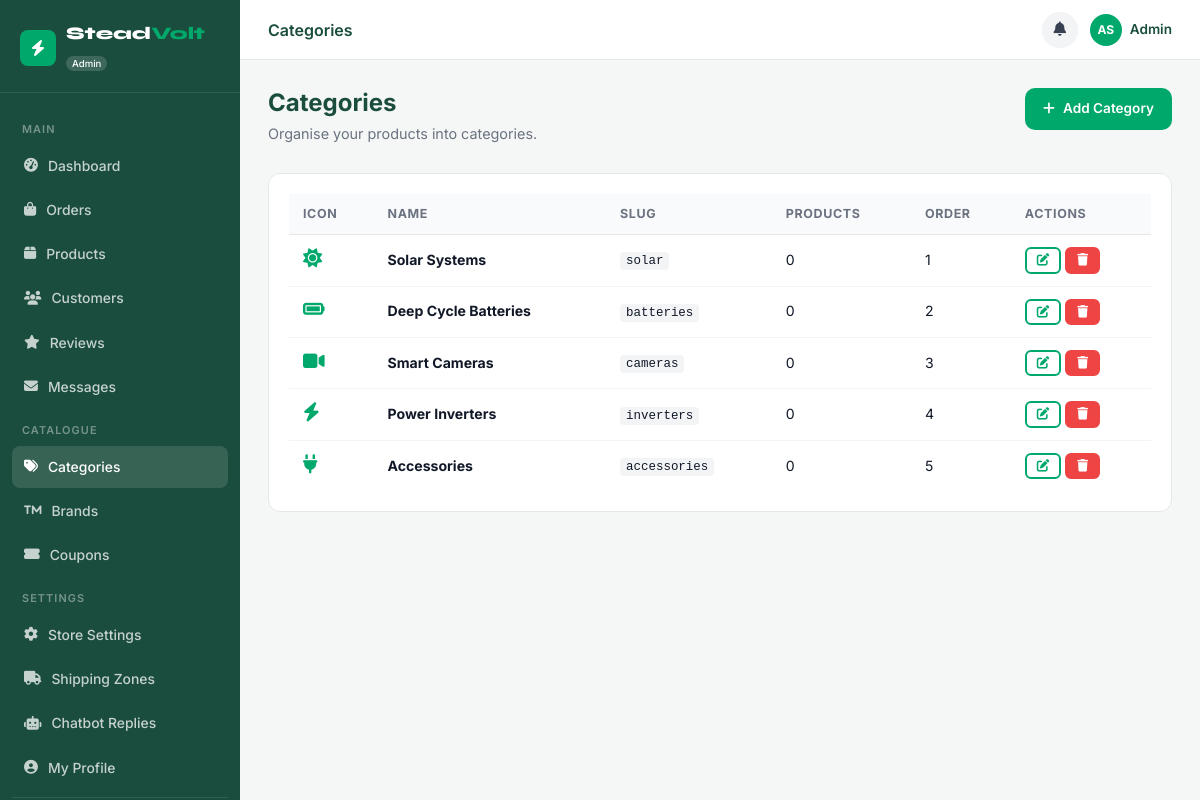
Screenshot of /admin/categories.php (signed in) with the database file from the repository.
### tables this page shows
CREATE TABLE categories (
  id          INT UNSIGNED AUTO_INCREMENT PRIMARY KEY,
  name        VARCHAR(100) NOT NULL,
  slug        VARCHAR(120) NOT NULL UNIQUE,
  description TEXT,
  icon        VARCHAR(50) DEFAULT 'fa-box',
  sort_order  INT DEFAULT 0
);

### includes/db.php (called while the page is built, shortened)
<?php
class DB {
    private static ?PDO $pdo = null;
    public static function conn(): PDO {
        if (self::$pdo === null) {
            $dsn = sprintf('mysql:host=%s;dbname=%s;charset=%s', DB_HOST, DB_NAME, DB_CHARSET);
            $options = [
                PDO::ATTR_ERRMODE            => PDO::ERRMODE_EXCEPTION,
                PDO::ATTR_DEFAULT_FETCH_MODE => PDO::FETCH_ASSOC,
                PDO::ATTR_EMULATE_PREPARES   => false,
                PDO::MYSQL_ATTR_INIT_COMMAND => "SET NAMES utf8mb4 COLLATE utf8mb4_unicode_ci",
            ];
            try {
                self::$pdo = new PDO($dsn, DB_USER, DB_PASS, $options);
            } catch (PDOException $e) {
                if (APP_DEBUG) {
                    die('DB Connection failed: ' . $e->getMessage());
                }
                die('Service temporarily unavailable. Please try again later.');
            }
        }
        return self::$pdo;
    }
    public static function query(string $sql, array $params = []): PDOStatement {
        $stmt = self::conn()->prepare($sql);
        $stmt->execute($params);
        return $stmt;
    }
    public static function all(string $sql, array $params = []): array {
        return self::query($sql, $params)->fetchAll();
    }
}

### includes/functions.php (called while the page is built, shortened)
<?php
require_once __DIR__ . '/db.php';
function clean(string $str): string {
    return htmlspecialchars(trim($str), ENT_QUOTES, 'UTF-8');
}

### admin/categories.php (the view, shortened to what this page needs)
<?php
require_once dirname(__DIR__) . '/includes/functions.php';
$categories = DB::all(
    "SELECT c.*, (SELECT COUNT(*) FROM products WHERE category_id=c.id) AS product_count
     FROM categories c ORDER BY c.sort_order ASC, c.name ASC"
);
require_once dirname(__DIR__) . '/includes/admin-header.php';
?>
<div class="admin-content">
  <div class="admin-page-header">
    <div><h1>Categories</h1><p>Organise your products into categories.</p></div>
    <a href="?action=add" class="btn btn-primary btn-sm"><i class="fas fa-plus"></i> Add Category</a>
  </div>
  <div class="admin-card">
    <div class="table-wrap"><table class="data-table">
      <thead><tr><th>Icon</th><th>Name</th><th>Slug</th><th>Products</th><th>Order</th><th>Actions</th></tr></thead>
      <tbody>
        <?php foreach ($categories as $cat): ?>
        <tr>
          <td><i class="fas <?= clean($cat['icon']) ?>" style="font-size:1.2rem;color:#00A86B"></i></td>
          <td><strong><?= clean($cat['name']) ?></strong></td>
          <td><code style="font-size:.78rem;background:#f3f4f6;padding:2px 6px;border-radius:4px"><?= clean($cat['slug']) ?></code></td>
          <td><?= $cat['product_count'] ?></td>
          <td><?= $cat['sort_order'] ?></td>
          <td class="td-actions">
            <a href="?action=edit&id=<?= $cat['id'] ?>" class="btn btn-outline btn-xs"><i class="fas fa-edit"></i></a>
            <a href="?action=delete&id=<?= $cat['id'] ?>" class="btn btn-danger btn-xs"
               onclick="return confirm('Delete category \'<?= clean($cat['name']) ?>\'?')"><i class="fas fa-trash"></i></a>
          </td>
        </tr>
        <?php endforeach; ?>
      </tbody>
    </table></div>
  </div>
</div>
<?php require_once dirname(__DIR__) . '/includes/admin-footer.php'; ?>

### assets/css/style.css (style rules this page uses)
:root { --green: #00A86B; --green-dark: #00875A; --green-light: #E6F7F1; --forest: #1B4D3E; --gold: #F5A623; --white: #FFFFFF; --off-white: #F7FAF9; --gray-50: #F9FAFB; --gray-100: #F3F4F6; --gray-200: #E5E7EB; --gray-300: #D1D5DB; --gray-500: #6B7280; --gray-700: #374151; --gray-900: #111827; --danger: #EF4444; --danger-light: #FEF2F2; --warning: #F59E0B; --info: #3B82F6; --font-body: 'Inter', system-ui, -apple-system, sans-serif; --font-display: 'Syne', 'Inter', sans-serif; --radius-sm: 6px; --radius: 10px; --radius-lg: 16px; --radius-xl: 24px; --shadow-sm: 0 1px 3px rgba(0, 0, 0, .08), 0 1px 2px rgba(0, 0, 0, .04); --shadow: 0 4px 16px rgba(0, 0, 0, .08); --shadow-lg: 0 12px 40px rgba(0, 0, 0, .12); --shadow-green: 0 8px 24px rgba(0, 168, 107, .25); --transition: 0.2s ease; --container: 1280px; --nav-h: 72px; }
*, *::before, *::after { box-sizing: border-box; margin: 0; padding: 0; }
html { font-size: 16px; scroll-behavior: smooth; }
body { font-family: var(--font-body); color: var(--gray-900); background: var(--white); line-height: 1.6; -webkit-font-smoothing: antialiased; }
a { color: var(--green); text-decoration: none; }
h1, h2, h3, h4, h5, h6 { line-height: 1.25; font-weight: 700; }
.btn { display: inline-flex; align-items: center; gap: 8px; padding: 12px 24px; border-radius: var(--radius); font-weight: 600; font-size: 0.95rem; transition: all var(--transition); cursor: pointer; border: 2px solid transparent; white-space: nowrap; }
.btn-primary { background: var(--green); color: var(--white); }
.btn-outline { border-color: var(--green); color: var(--green); background: transparent; }
.btn-danger { background: var(--danger); color: var(--white); border-color: var(--danger); }
.btn-sm { padding: 8px 16px; font-size: 0.85rem; }
.btn-xs { padding: 5px 10px; font-size: 0.78rem; border-radius: var(--radius-sm); }
.data-table { width: 100%; border-collapse: collapse; font-size: 0.88rem; }
.data-table th { padding: 10px 14px; text-align: left; font-size: 0.78rem; text-transform: uppercase; letter-spacing: .05em; color: var(--gray-500); background: var(--gray-50); border-bottom: 1px solid var(--gray-200); white-space: nowrap; }
.data-table td { padding: 12px 14px; border-bottom: 1px solid var(--gray-100); vertical-align: middle; }
.data-table tr:last-child td { border-bottom: none; }
.table-wrap { overflow-x: auto; }

### assets/css/admin.css (style rules this page uses)
.admin-body { background: #F4F7F5; margin: 0; padding: 0; }
.admin-content { padding: 28px; flex: 1; }
.admin-page-header { display: flex; align-items: flex-start; justify-content: space-between; gap: 20px; margin-bottom: 28px; flex-wrap: wrap; }
.admin-page-header h1 { font-size: 1.5rem; color: #1B4D3E; }
.admin-page-header p { color: #6B7280; font-size: 0.9rem; margin-top: 4px; }
.admin-card { background: #fff; border: 1px solid #E5E7EB; border-radius: 12px; padding: 20px; margin-bottom: 20px; }
.td-actions { white-space: nowrap; }

### rows the page displays
categories: name "Solar Systems", slug "solar", product_count "0", sort_order "1"
categories: name "Deep Cycle Batteries", slug "batteries", product_count "0", sort_order "2"
categories: name "Smart Cameras", slug "cameras", product_count "0", sort_order "3"
categories: name "Power Inverters", slug "inverters", product_count "0", sort_order "4"
categories: name "Accessories", slug "accessories", product_count "0", sort_order "5"

### other values shown
$page_title "Categories"
substr($user['first_name'],0,1).substr($user['last_name'],0,1) "AS"
$user['first_name'] "Admin"
